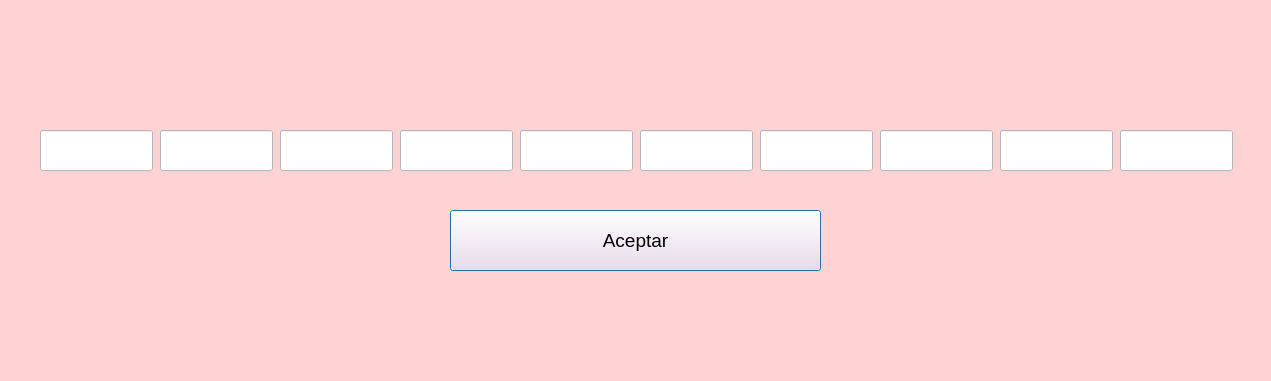
<?xml version="1.0" encoding="UTF-8"?>
<ui version="4.0">
 <class>Dialog</class>
 <widget class="QDialog" name="Dialog">
  <property name="geometry">
   <rect>
    <x>0</x>
    <y>0</y>
    <width>1271</width>
    <height>381</height>
   </rect>
  </property>
  <property name="windowTitle">
   <string>Dialog</string>
  </property>
  <property name="styleSheet">
   <string notr="true">background-color: rgb(255, 211, 212);</string>
  </property>
  <widget class="QLabel" name="label_6">
   <property name="geometry">
    <rect>
     <x>0</x>
     <y>0</y>
     <width>181</width>
     <height>91</height>
    </rect>
   </property>
   <property name="text">
    <string/>
   </property>
   <property name="pixmap">
    <pixmap resource="../../recursos.qrc">:/Logos/Imagenes/logo uat.jpg</pixmap>
   </property>
   <property name="scaledContents">
    <bool>true</bool>
   </property>
  </widget>
  <widget class="QLabel" name="label_7">
   <property name="geometry">
    <rect>
     <x>1090</x>
     <y>0</y>
     <width>181</width>
     <height>91</height>
    </rect>
   </property>
   <property name="text">
    <string/>
   </property>
   <property name="pixmap">
    <pixmap resource="../../recursos.qrc">:/Logos/Imagenes/logo fians.jpg</pixmap>
   </property>
   <property name="scaledContents">
    <bool>true</bool>
   </property>
  </widget>
  <widget class="QLabel" name="label_8">
   <property name="geometry">
    <rect>
     <x>1090</x>
     <y>290</y>
     <width>181</width>
     <height>91</height>
    </rect>
   </property>
   <property name="text">
    <string/>
   </property>
   <property name="pixmap">
    <pixmap resource="../../recursos.qrc">:/Logos/Imagenes/equipo.jpeg</pixmap>
   </property>
   <property name="scaledContents">
    <bool>true</bool>
   </property>
  </widget>
  <widget class="QLineEdit" name="txtCompra8">
   <property name="enabled">
    <bool>false</bool>
   </property>
   <property name="geometry">
    <rect>
     <x>880</x>
     <y>130</y>
     <width>113</width>
     <height>41</height>
    </rect>
   </property>
   <property name="styleSheet">
    <string notr="true">background-color: rgb(255, 255, 255);</string>
   </property>
  </widget>
  <widget class="QLineEdit" name="txtCompra2">
   <property name="enabled">
    <bool>false</bool>
   </property>
   <property name="geometry">
    <rect>
     <x>160</x>
     <y>130</y>
     <width>113</width>
     <height>41</height>
    </rect>
   </property>
   <property name="styleSheet">
    <string notr="true">background-color: rgb(255, 255, 255);</string>
   </property>
  </widget>
  <widget class="QLineEdit" name="txtCompra6">
   <property name="enabled">
    <bool>false</bool>
   </property>
   <property name="geometry">
    <rect>
     <x>640</x>
     <y>130</y>
     <width>113</width>
     <height>41</height>
    </rect>
   </property>
   <property name="styleSheet">
    <string notr="true">background-color: rgb(255, 255, 255);</string>
   </property>
  </widget>
  <widget class="QLineEdit" name="txtCompra3">
   <property name="enabled">
    <bool>false</bool>
   </property>
   <property name="geometry">
    <rect>
     <x>280</x>
     <y>130</y>
     <width>113</width>
     <height>41</height>
    </rect>
   </property>
   <property name="styleSheet">
    <string notr="true">background-color: rgb(255, 255, 255);</string>
   </property>
  </widget>
  <widget class="QLineEdit" name="txtCompra1">
   <property name="enabled">
    <bool>false</bool>
   </property>
   <property name="geometry">
    <rect>
     <x>40</x>
     <y>130</y>
     <width>113</width>
     <height>41</height>
    </rect>
   </property>
   <property name="styleSheet">
    <string notr="true">background-color: rgb(255, 255, 255);</string>
   </property>
  </widget>
  <widget class="QLineEdit" name="txtCompra4">
   <property name="enabled">
    <bool>false</bool>
   </property>
   <property name="geometry">
    <rect>
     <x>400</x>
     <y>130</y>
     <width>113</width>
     <height>41</height>
    </rect>
   </property>
   <property name="styleSheet">
    <string notr="true">background-color: rgb(255, 255, 255);</string>
   </property>
  </widget>
  <widget class="QLineEdit" name="txtCompra9">
   <property name="enabled">
    <bool>false</bool>
   </property>
   <property name="geometry">
    <rect>
     <x>1000</x>
     <y>130</y>
     <width>113</width>
     <height>41</height>
    </rect>
   </property>
   <property name="styleSheet">
    <string notr="true">background-color: rgb(255, 255, 255);</string>
   </property>
  </widget>
  <widget class="QLineEdit" name="txtCompra5">
   <property name="enabled">
    <bool>false</bool>
   </property>
   <property name="geometry">
    <rect>
     <x>520</x>
     <y>130</y>
     <width>113</width>
     <height>41</height>
    </rect>
   </property>
   <property name="styleSheet">
    <string notr="true">background-color: rgb(255, 255, 255);</string>
   </property>
  </widget>
  <widget class="QLineEdit" name="txtCompra7">
   <property name="enabled">
    <bool>false</bool>
   </property>
   <property name="geometry">
    <rect>
     <x>760</x>
     <y>130</y>
     <width>113</width>
     <height>41</height>
    </rect>
   </property>
   <property name="styleSheet">
    <string notr="true">background-color: rgb(255, 255, 255);</string>
   </property>
  </widget>
  <widget class="QLineEdit" name="txtCompra10">
   <property name="enabled">
    <bool>false</bool>
   </property>
   <property name="geometry">
    <rect>
     <x>1120</x>
     <y>130</y>
     <width>113</width>
     <height>41</height>
    </rect>
   </property>
   <property name="styleSheet">
    <string notr="true">background-color: rgb(255, 255, 255);</string>
   </property>
  </widget>
  <widget class="QPushButton" name="btnCompras_2">
   <property name="geometry">
    <rect>
     <x>450</x>
     <y>210</y>
     <width>371</width>
     <height>61</height>
    </rect>
   </property>
   <property name="font">
    <font>
     <pointsize>14</pointsize>
    </font>
   </property>
   <property name="styleSheet">
    <string notr="true">background-color: rgb(255, 224, 235);</string>
   </property>
   <property name="text">
    <string>Aceptar</string>
   </property>
  </widget>
 </widget>
 <resources>
  <include location="../../Imagenes/resources.qrc"/>
  <include location="../../recursos.qrc"/>
  <include location="D:/Python 3.12/Lib/Imagenes/resources.qrc"/>
 </resources>
 <connections/>
</ui>
